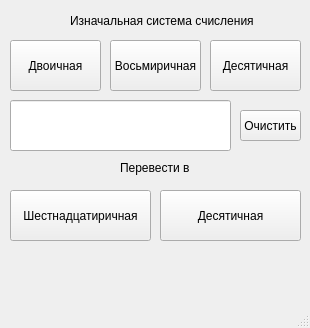
<?xml version="1.0" encoding="UTF-8"?>
<ui version="4.0">
 <class>MainWindow</class>
 <widget class="QMainWindow" name="MainWindow">
  <property name="geometry">
   <rect>
    <x>0</x>
    <y>0</y>
    <width>310</width>
    <height>328</height>
   </rect>
  </property>
  <property name="minimumSize">
   <size>
    <width>310</width>
    <height>0</height>
   </size>
  </property>
  <property name="maximumSize">
   <size>
    <width>310</width>
    <height>16777215</height>
   </size>
  </property>
  <property name="windowTitle">
   <string>MainWindow</string>
  </property>
  <widget class="QWidget" name="centralwidget">
   <widget class="QLineEdit" name="lineEdit">
    <property name="geometry">
     <rect>
      <x>10</x>
      <y>100</y>
      <width>221</width>
      <height>51</height>
     </rect>
    </property>
    <property name="text">
     <string/>
    </property>
   </widget>
   <widget class="QPushButton" name="pushButton_2">
    <property name="geometry">
     <rect>
      <x>110</x>
      <y>40</y>
      <width>91</width>
      <height>51</height>
     </rect>
    </property>
    <property name="text">
     <string>Восьмиричная</string>
    </property>
   </widget>
   <widget class="QPushButton" name="pushButton">
    <property name="geometry">
     <rect>
      <x>10</x>
      <y>40</y>
      <width>91</width>
      <height>51</height>
     </rect>
    </property>
    <property name="text">
     <string>Двоичная</string>
    </property>
   </widget>
   <widget class="QPushButton" name="pushButton_3">
    <property name="geometry">
     <rect>
      <x>210</x>
      <y>40</y>
      <width>91</width>
      <height>51</height>
     </rect>
    </property>
    <property name="text">
     <string>Десятичная</string>
    </property>
   </widget>
   <widget class="QLabel" name="label">
    <property name="geometry">
     <rect>
      <x>70</x>
      <y>10</y>
      <width>211</width>
      <height>21</height>
     </rect>
    </property>
    <property name="text">
     <string>Изначальная система счисления</string>
    </property>
   </widget>
   <widget class="QLabel" name="label_2">
    <property name="geometry">
     <rect>
      <x>120</x>
      <y>160</y>
      <width>71</width>
      <height>16</height>
     </rect>
    </property>
    <property name="text">
     <string>Перевести в</string>
    </property>
   </widget>
   <widget class="QPushButton" name="pushButton_4">
    <property name="geometry">
     <rect>
      <x>10</x>
      <y>190</y>
      <width>141</width>
      <height>51</height>
     </rect>
    </property>
    <property name="text">
     <string>Шестнадцатиричная</string>
    </property>
   </widget>
   <widget class="QPushButton" name="pushButton_5">
    <property name="geometry">
     <rect>
      <x>160</x>
      <y>190</y>
      <width>141</width>
      <height>51</height>
     </rect>
    </property>
    <property name="text">
     <string>Десятичная</string>
    </property>
   </widget>
   <widget class="QPushButton" name="pushButton_6">
    <property name="geometry">
     <rect>
      <x>240</x>
      <y>110</y>
      <width>61</width>
      <height>31</height>
     </rect>
    </property>
    <property name="text">
     <string>Очистить</string>
    </property>
   </widget>
  </widget>
  <widget class="QStatusBar" name="statusbar"/>
 </widget>
 <resources/>
 <connections/>
</ui>
